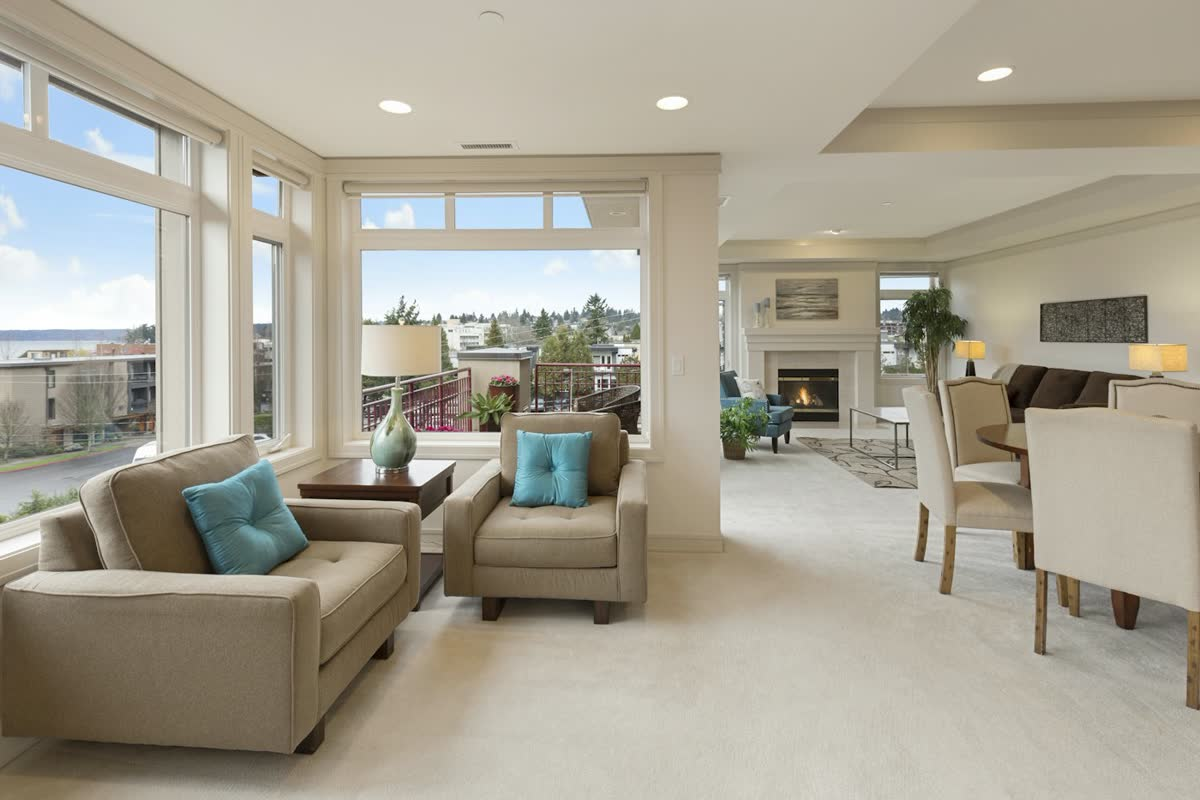
#> input picture gallery/before-open-carpet.jpg, 1200 x 800 px
$ python export_visualize_afters.py
#> lines starting #> are read from the running program, lines starting #| are printed output that depends on the picture; after the words box and inside, x2 and y2 are one past the last pixel; in counts of white or black regions, pixels touching at a corner belong together; pictures that were not available may be replaced by others from this repository, and a replacement may not be noted
#!/usr/bin/env python3
"""Offline Visualize-faithful floor overlay (matches visualize.js rebuildFloor).

Bilinear subdivided quad (seg=48), tiled UVs, MeshBasicMaterial opacity 0.92.
No furniture masking — honest Visualize behavior.
"""
from __future__ import annotations

from pathlib import Path

import cv2
import numpy as np

ROOT = Path(__file__).resolve().parents[1]
GALLERY = ROOT / "gallery"
TEXTURES = ROOT / "textures"
OUT_DIR = ROOT / "scripts" / "_viz_exports"
OUT_DIR.mkdir(parents=True, exist_ok=True)

SEG = 48
OPACITY = 0.92
# Default tile-scale=6; warm-oak/medium-oak repeat=[6,6] => baseU=baseV=6
TILE_SCALE = 6.0
REPEAT = (6.0, 6.0)


def bilinear_point(fl, fr, br, bl, tx, ty):
    """Same as visualize.js: bottom=FL->FR, top=BL->BR, p=bottom->top."""
    bottom = fl * (1 - tx) + fr * tx
    top = bl * (1 - tx) + br * tx
    return bottom * (1 - ty) + top * ty


def build_mesh(corners_xy):
    """corners_xy: list of 4 (x,y) image-pixel coords FL,FR,BR,BL."""
    fl, fr, br, bl = [np.array(c, dtype=np.float64) for c in corners_xy]
    base_u = (REPEAT[0] / 6.0) * TILE_SCALE
    base_v = (REPEAT[1] / 6.0) * TILE_SCALE
    positions = []
    uvs = []
    for j in range(SEG + 1):
        ty = j / SEG
        for i in range(SEG + 1):
            tx = i / SEG
            p = bilinear_point(fl, fr, br, bl, tx, ty)
            positions.append(p)
            uvs.append((tx * base_u, ty * base_v))
    positions = np.asarray(positions, dtype=np.float64)
    uvs = np.asarray(uvs, dtype=np.float64)
    tris = []
    for j in range(SEG):
        for i in range(SEG):
            a = j * (SEG + 1) + i
            b = a + 1
            c = a + (SEG + 1)
            d = c + 1
            # Same winding as Three.js indices: a,c,b and b,c,d
            tris.append((a, c, b))
            tris.append((b, c, d))
    return positions, uvs, np.asarray(tris, dtype=np.int32)


def sample_texture(tex, u, v):
    """Repeat-wrap UV sample with bilinear filtering. tex is BGR uint8 HxWx3.
    Three.js flipY=true: V=0 at image bottom.
    """
    h, w = tex.shape[:2]
    # wrap
    u = u - np.floor(u)
    v = v - np.floor(v)
    # flipY: v_img = 1-v maps to top of file at v=1
    x = u * (w - 1)
    y = (1.0 - v) * (h - 1)
    x0 = np.floor(x).astype(np.int32)
    y0 = np.floor(y).astype(np.int32)
    x1 = np.minimum(x0 + 1, w - 1)
    y1 = np.minimum(y0 + 1, h - 1)
    fx = x - x0
    fy = y - y0
    c00 = tex[y0, x0].astype(np.float64)
    c10 = tex[y0, x1].astype(np.float64)
    c01 = tex[y1, x0].astype(np.float64)
    c11 = tex[y1, x1].astype(np.float64)
    return (
        c00 * (1 - fx)[:, None] * (1 - fy)[:, None]
        + c10 * fx[:, None] * (1 - fy)[:, None]
        + c01 * (1 - fx)[:, None] * fy[:, None]
        + c11 * fx[:, None] * fy[:, None]
    )


def rasterize_overlay(before_bgr, tex_bgr, corners_xy):
    """Rasterize bilinear floor mesh onto a copy of before; return BGR uint8."""
    h, w = before_bgr.shape[:2]
    positions, uvs, tris = build_mesh(corners_xy)
    # Accumulate coverage + color in float buffers
    acc = np.zeros((h, w, 3), dtype=np.float64)
    weight = np.zeros((h, w), dtype=np.float64)

    for a, b, c in tris:
        pts = positions[[a, b, c]]
        uv = uvs[[a, b, c]]
        # bounding box
        minx = max(int(np.floor(pts[:, 0].min())), 0)
        maxx = min(int(np.ceil(pts[:, 0].max())), w - 1)
        miny = max(int(np.floor(pts[:, 1].min())), 0)
        maxy = min(int(np.ceil(pts[:, 1].max())), h - 1)
        if minx > maxx or miny > maxy:
            continue
        # barycentric over bbox
        xs = np.arange(minx, maxx + 1)
        ys = np.arange(miny, maxy + 1)
        xx, yy = np.meshgrid(xs, ys)
        px = xx.ravel().astype(np.float64)
        py = yy.ravel().astype(np.float64)

        v0 = pts[2] - pts[0]
        v1 = pts[1] - pts[0]
        v2x = px - pts[0, 0]
        v2y = py - pts[0, 1]
        den = v0[0] * v1[1] - v1[0] * v0[1]
        if abs(den) < 1e-9:
            continue
        # bary for vertices 0,1,2 corresponding to a,b,c with:
        # P = (1-w1-w2)*A + w1*B + w2*C  where A=pts[0], B=pts[1], C=pts[2]
        # Using edge method:
        inv = 1.0 / den
        w_c = (v2x * v1[1] - v1[0] * v2y) * inv  # weight for pts[2]
        w_b = (v0[0] * v2y - v2x * v0[1]) * inv  # weight for pts[1]
        w_a = 1.0 - w_b - w_c
        inside = (w_a >= -1e-5) & (w_b >= -1e-5) & (w_c >= -1e-5)
        if not np.any(inside):
            continue
        ia = w_a[inside]
        ib = w_b[inside]
        ic = w_c[inside]
        su = ia * uv[0, 0] + ib * uv[1, 0] + ic * uv[2, 0]
        sv = ia * uv[0, 1] + ib * uv[1, 1] + ic * uv[2, 1]
        colors = sample_texture(tex_bgr, su, sv)
        xi = px[inside].astype(np.int32)
        yi = py[inside].astype(np.int32)
        # last-write / overwrite — triangles don't overlap interior
        acc[yi, xi] = colors
        weight[yi, xi] = 1.0

    out = before_bgr.astype(np.float64)
    m = weight > 0
    out[m] = out[m] * (1.0 - OPACITY) + acc[m] * OPACITY
    return np.clip(out, 0, 255).astype(np.uint8), weight


def export_job(name, before_path, tex_path, corners, out_png, out_jpg):
    before = cv2.imread(str(before_path))
    tex = cv2.imread(str(tex_path))
    assert before is not None and tex is not None
    after, weight = rasterize_overlay(before, tex, corners)
    cov = float((weight > 0).mean())
    print(f"{name}: size={before.shape[1]}x{before.shape[0]} coverage={cov:.4f}")
    cv2.imwrite(str(out_png), after)
    cv2.imwrite(str(out_jpg), after, [int(cv2.IMWRITE_JPEG_QUALITY), 85])
    # annotate corners for QA
    ann = after.copy()
    for i, (x, y) in enumerate(corners):
        cv2.circle(ann, (int(x), int(y)), 8, (0, 255, 255), 2)
        cv2.putText(ann, str(i + 1), (int(x) + 10, int(y) - 10), cv2.FONT_HERSHEY_SIMPLEX, 0.7, (0, 255, 255), 2)
    cv2.imwrite(str(OUT_DIR / f"{name}-corners-qa.jpg"), ann, [int(cv2.IMWRITE_JPEG_QUALITY), 85])
    return after


def main():
    # Open: wall/floor junctions; full carpet span (furniture gets overlay — honest)
    open_corners = [
        (8, 798),     # FL
        (1192, 798),  # FR
        (1192, 560),  # BR — right wall junction
        (8, 538),     # BL — left under-window junction
    ]
    # Bath: floor/baseboard only — planks low
    bath_corners = [
        (4, 899),     # FL
        (1196, 899),  # FR
        (1185, 732),  # BR
        (15, 732),    # BL
    ]

    export_job(
        "open",
        GALLERY / "before-open-carpet.jpg",
        TEXTURES / "warm-oak.jpg",
        open_corners,
        OUT_DIR / "open-warm-oak.png",
        OUT_DIR / "open-warm-oak.jpg",
    )
#> in export_job, before is the input picture: shape (800, 1200, 3); mean B, G, R 146, 160.4, 165.8
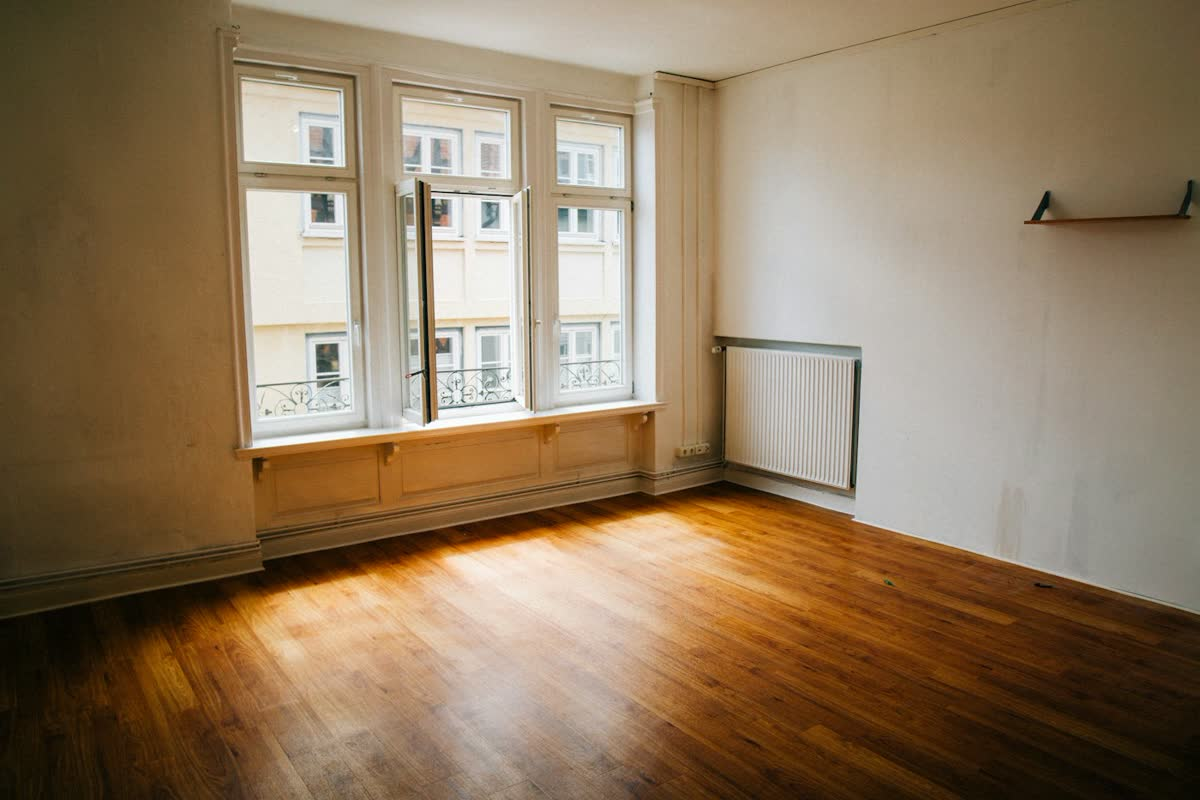
#> input picture gallery/before-living-empty.jpg, 1200 x 800 px, given in place of warm-oak.jpg, which was not available
#> in export_job, tex is the input picture: shape (800, 1200, 3); mean B, G, R 96, 122.3, 144.1
#> after the loop in rasterize_overlay, `for a, b, c in tris:`:
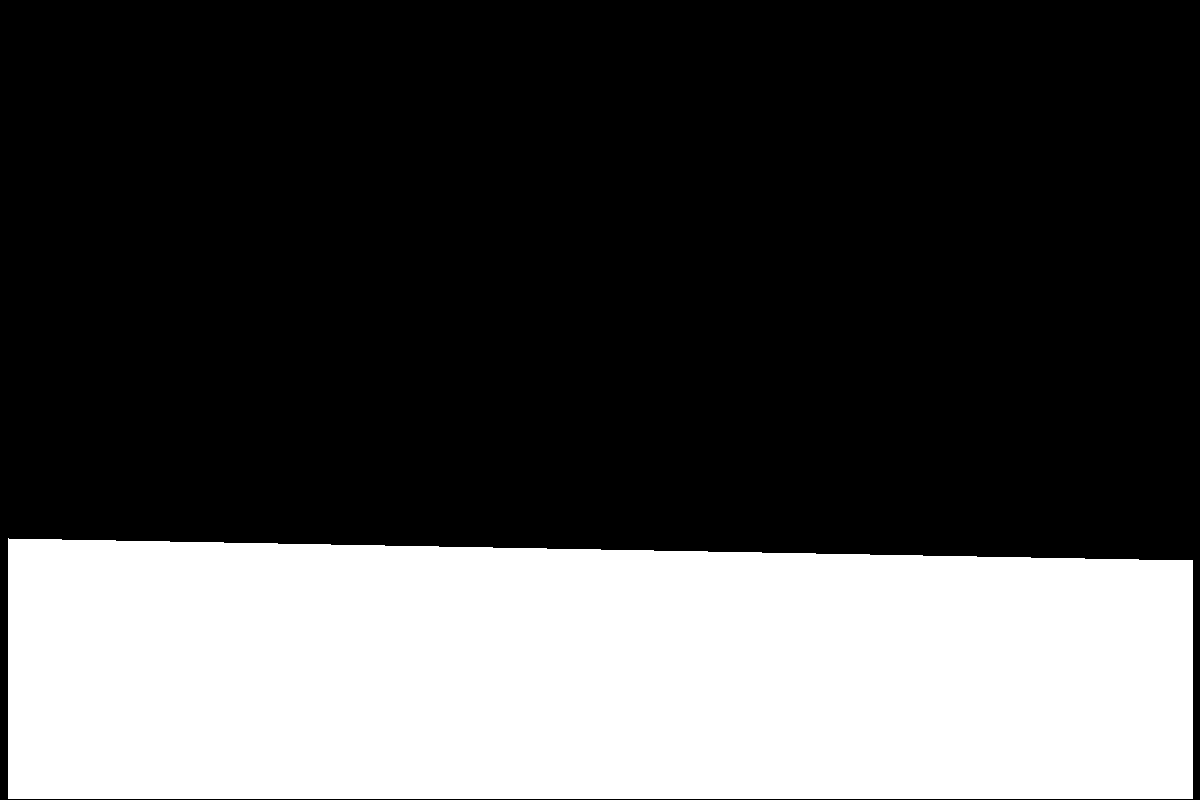
#> weight: shape (800, 1200) float64; values 0 (black) and 1 (white), 30.8% white; 1 white region, box (x1, y1, x2, y2) and area: (8, 538, 1193, 799) 295659
#> in export_job, `cov = float((weight > 0).mean())`: cov = 0.308
#| open: size=1200x800 coverage=0.3080
#> after the loop in export_job, `for i, (x, y) in enumerate(corners):`:
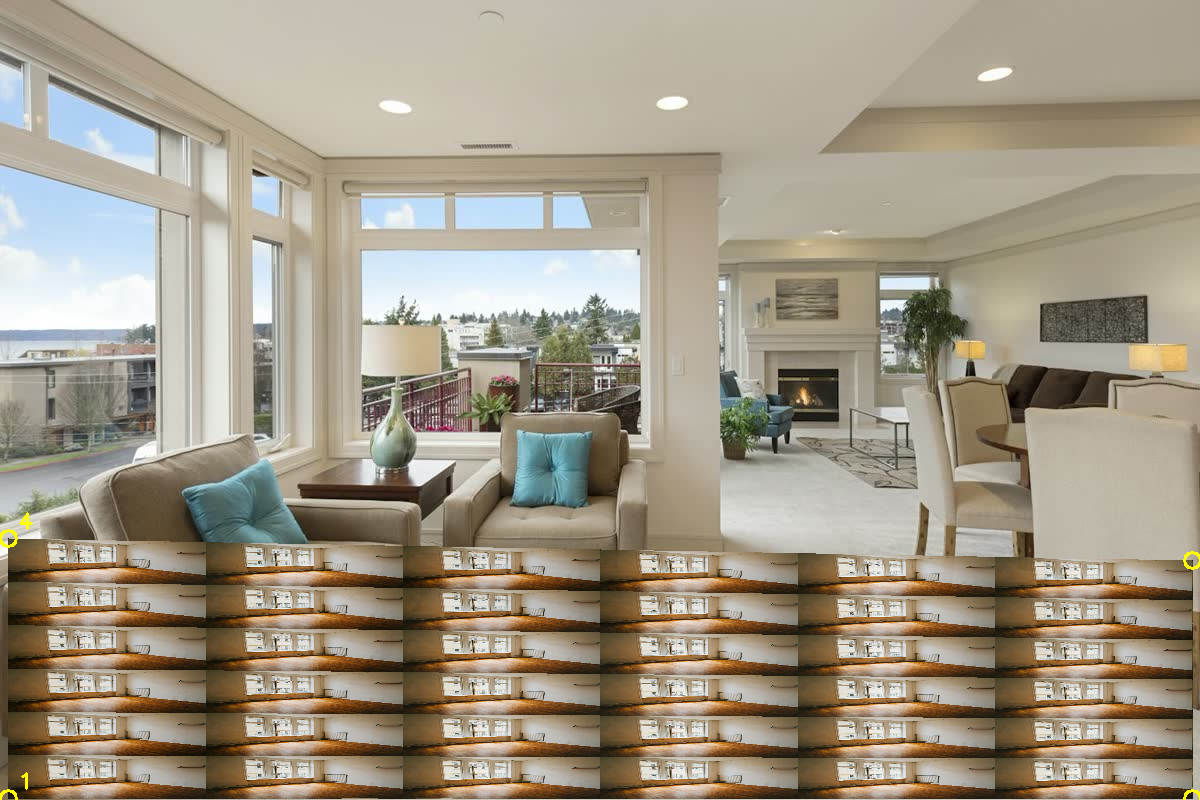
#> ann: shape (800, 1200, 3); mean B, G, R 135.1, 152.6, 161.9
    export_job(
        "bath",
        GALLERY / "before-bath-checkered.jpg",
        TEXTURES / "medium-oak.jpg",
        bath_corners,
        OUT_DIR / "bath-medium-oak.png",
        OUT_DIR / "bath-medium-oak.jpg",
    )
#> call 2 of export_job, with name = 'bath'
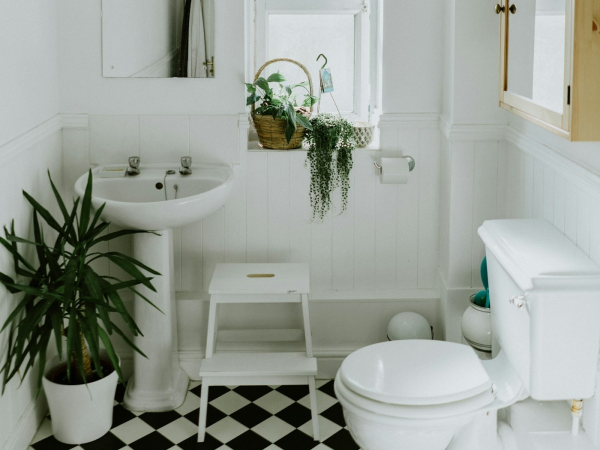
#> input picture gallery/before-bath-checkered.jpg, 1200 x 900 px (shown at 1/2 size)
#> in export_job, before is the input picture: shape (900, 1200, 3); mean B, G, R 151.1, 159.2, 153.2
#> the loop in build_mesh (call 2), `for j in range(SEG + 1):` made 49 passes
#> ty on passes 2 to 4: 0.0208, 0.0417, 0.0625
#> the loop in rasterize_overlay (call 2), `for a, b, c in tris:` made 4608 passes
#> (a, b, c) on passes 1 to 3: (0, 49, 1), (1, 49, 50), (1, 50, 2)
#> after the loop in rasterize_overlay (call 2), `for a, b, c in tris:`:
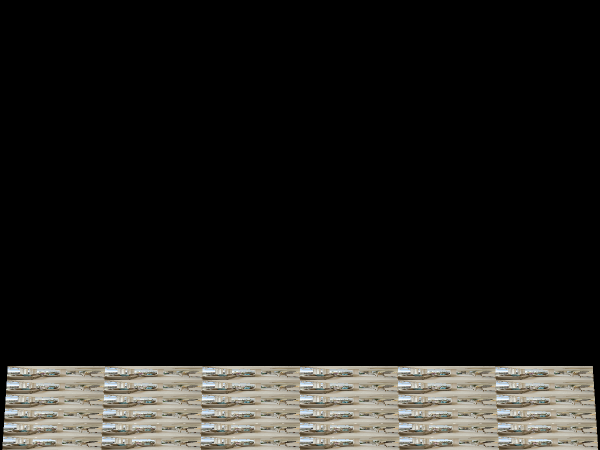
#> acc: shape (900, 1200, 3) float64 (shown at 1/2 size); mean B, G, R 26.8, 29.5, 30.5; drawn with min black and max white
#> after the loop in rasterize_overlay (call 2), `for a, b, c in tris:`:
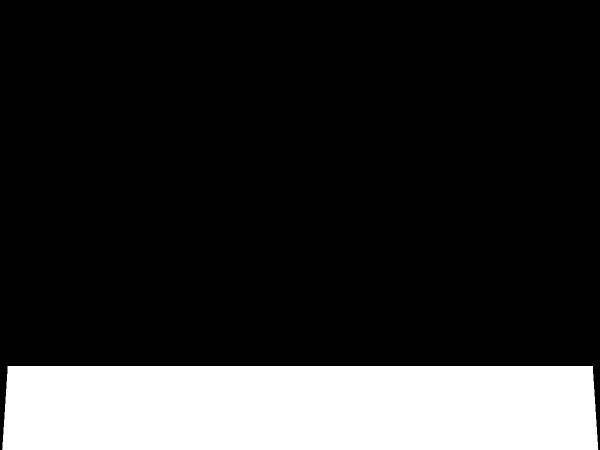
#> weight: shape (900, 1200) float64 (shown at 1/2 size); values 0 (black) and 1 (white), 18.4% white; 1 white region, box (x1, y1, x2, y2) and area: (4, 732, 1197, 900) 198410
#| bath: size=1200x900 coverage=0.1837
#> after the loop in export_job (call 2), `for i, (x, y) in enumerate(corners):`:
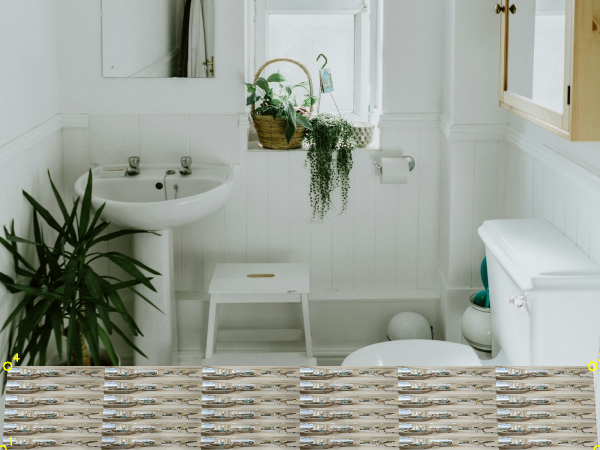
#> ann: shape (900, 1200, 3) (shown at 1/2 size); mean B, G, R 152.5, 162, 157.7
    print("done")


if __name__ == "__main__":
    main()
